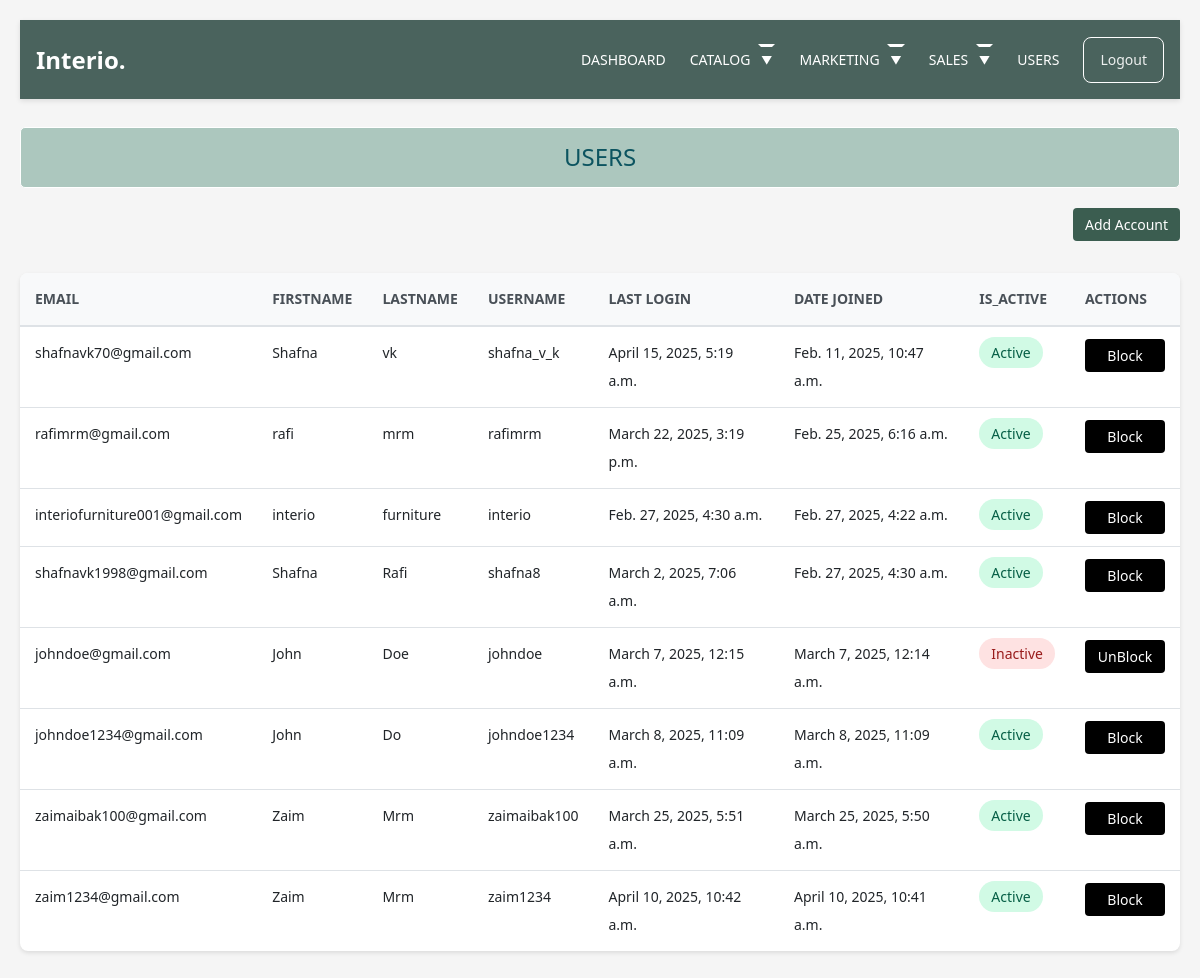
The page /adminn/users/ on the database its author committed.
### accounts/models.py (models this page shows, shortened)
class Account(AbstractBaseUser):
    first_name      = models.CharField(max_length=50)
    last_name       = models.CharField(max_length=50)
    username        = models.CharField(max_length=50, unique=True)
    email           = models.EmailField(max_length=100, unique=True)
    phone_number    = models.CharField(max_length=50)
    date_joined     = models.DateTimeField(auto_now_add=True)
    last_login      = models.DateTimeField(auto_now_add=True)
    is_admin        = models.BooleanField(default=False)
    is_staff        = models.BooleanField(default=False)
    is_active       = models.BooleanField(default=False)
    is_superadmin   = models.BooleanField(default=False)
    USERNAME_FIELD = 'email'
    REQUIRED_FIELDS = ['username', 'first_name', 'last_name']
    objects = MyAccountManager()

### adminn/views.py (the view)
# urls.py: path('users/', views.users, name='users'),
def users(request):
    accounts = Account.objects.filter(is_superadmin=False)
    context = {'accounts': accounts}
    return render(request, 'adminn/users.html', context)

### carts/context_processors.py (called while the page is built, shortened)
def counter(request):
    cart_count = 0
    if 'admin' in request.path:
        return {}
    return dict(cart_count=cart_count)

### category/context_processors.py (called while the page is built)
def menu_links(request):
    links = Category.objects.all()
    return dict(links=links)

### templates/adminn/users.html (shortened to what this page needs)
{% extends 'adminn/adminbase.html' %}
{% load static %}
{% block content %}
<!DOCTYPE html>
<html lang="en">
<head>
</head>
<body>
    <br>
    <h2 class="head">USERS</h2>
    <div class="text-end mb-3">
        <a href="" class="btn btn-primary mb-3">Add Account</a>
    </div>
    <div class="table-container">
        <table class="table">
            <thead>
                <tr>
                    <th>EMAIL</th>
                    <th>FIRSTNAME</th>
                    <th>LASTNAME</th>
                    <th>USERNAME</th>
                    <th>LAST LOGIN</th>
                    <th>DATE JOINED</th>
                    <th>IS_ACTIVE</th>
                    <th>ACTIONS</th>
                </tr>
            </thead>
            <tbody>
                {% for account in accounts %}
                <tr>
                    <td>{{ account.email }}</td>
                    <td>{{ account.first_name }}</td>
                    <td>{{ account.last_name }}</td>
                    <td>{{ account.username }}</td>
                    <td>{{ account.last_login }}</td>
                    <td>{{ account.date_joined }}</td>
                    <td>
                        <span class="status-badge {% if account.is_active %}status-active{% else %}status-inactive{% endif %}">
                            {% if account.is_active %}Active{% else %}Inactive{% endif %}
                        </span>
                    </td>
                    <td>
                        <div class="btn-group" role="group">
                            {% if account.is_active %}
                            <a href="{% url 'adminn:blockuser' account.id %}" class="btn btn-sm btn-danger" onclick="return confirm('Are you sure you want to block this user?');">Block</a>
                            {% else %}
                            <a href="{% url 'adminn:unblockuser' account.id %}" class="btn btn-sm btn-danger" onclick="return confirm('Are you sure you want to unblock this user?');">UnBlock</a>
                            {% endif %}
                            </div>
                    </td>
                </tr>
                {% endfor %}
            </tbody>
        </table>
    </div>
    <br>
</body>
</html>
{% endblock %}

### static/css/style.css (style rules this page uses)
body { overflow-x: hidden; position: relative; }
body { font-family: "Inter", sans-serif; font-weight: 400; line-height: 28px; color: #6a6a6a; font-size: 14px; background-color: #eff2f1; }
a { text-decoration: none; -webkit-transition: .3s all ease; -o-transition: .3s all ease; transition: .3s all ease; color: #2f2f2f; text-decoration: underline; }
.btn { font-weight: 600; padding: 12px 30px; border-radius: 30px; color: #ffffff; background: #2f2f2f; border-color: #2f2f2f; }
.btn.btn-primary { background: #3b5d50; border-color: #3b5d50; }

### templates/adminn/adminheader.html (style rules this page uses)
* { margin: 0; padding: 0; box-sizing: border-box; font-family: system-ui, -apple-system, BlinkMacSystemFont, 'Segoe UI', sans-serif; }

### templates/adminn/users.html (style rules this page uses)
body { font-family: 'Segoe UI', Tahoma, Geneva, Verdana, sans-serif; padding: 20px; background-color: #f5f5f5; }
.head { background-color: #acc7be; color: #0c5460; padding: 15px; border-radius: 5px; margin-bottom: 20px; text-align: center; font-size: 24px; border: 1px solid white; }
.table-container { background-color: white; border-radius: 8px; box-shadow: 0 2px 4px rgba(0, 0, 0, 0.1); overflow: hidden; }
.table { width: 100%; border-collapse: collapse; margin-bottom: 0; }
.table th { background-color: #f8f9fa; padding: 12px 15px; text-align: left; font-weight: 600; color: #495057; border-bottom: 2px solid #dee2e6; }
.table td { padding: 12px 15px; border-bottom: 1px solid #dee2e6; color: #212529; }
.table tbody tr:last-child td { border-bottom: none; }
.btn { padding: 6px 12px; border-radius: 4px; text-decoration: none; font-size: 14px; font-weight: 500; cursor: pointer; border: none; transition: background-color 0.2s; }
.btn { background-color: black; color: white; min-width: 80px; text-align: center; display: inline-block; }
.status-badge { padding: 6px 12px; border-radius: 20px; font-size: 14px; font-weight: 500; }
.status-active { background-color: #d1fae5; color: #065f46; }
.status-inactive { background-color: #fee2e2; color: #991b1b; }

### rows shown on the page
Account: email "shafnavk70@gmail.com", first_name "Shafna", last_name "vk", username "shafna_v_k", last_login "April 15, 2025, 5:19 a.m.", date_joined "Feb. 11, 2025, 10:47 a.m.", is_active "Active"
Account: email "rafimrm@gmail.com", first_name "rafi", last_name "mrm", username "rafimrm", last_login "March 22, 2025, 3:19 p.m.", date_joined "Feb. 25, 2025, 6:16 a.m.", is_active "Active"
Account: email "interiofurniture001@gmail.com", first_name "interio", last_name "furniture", username "interio", last_login "Feb. 27, 2025, 4:30 a.m.", date_joined "Feb. 27, 2025, 4:22 a.m.", is_active "Active"
Account: email "shafnavk1998@gmail.com", first_name "Shafna", last_name "Rafi", username "shafna8", last_login "March 2, 2025, 7:06 a.m.", date_joined "Feb. 27, 2025, 4:30 a.m.", is_active "Active"
Account: email "johndoe@gmail.com", first_name "John", last_name "Doe", username "johndoe", last_login "March 7, 2025, 12:15 a.m.", date_joined "March 7, 2025, 12:14 a.m.", is_active "Inactive"
Account: email "johndoe1234@gmail.com", first_name "John", last_name "Do", username "johndoe1234", last_login "March 8, 2025, 11:09 a.m.", date_joined "March 8, 2025, 11:09 a.m.", is_active "Active"
Account: email "zaimaibak100@gmail.com", first_name "Zaim", last_name "Mrm", username "zaimaibak100", last_login "March 25, 2025, 5:51 a.m.", date_joined "March 25, 2025, 5:50 a.m.", is_active "Active"
Account: email "zaim1234@gmail.com", first_name "Zaim", last_name "Mrm", username "zaim1234", last_login "April 10, 2025, 10:42 a.m.", date_joined "April 10, 2025, 10:41 a.m.", is_active "Active"
